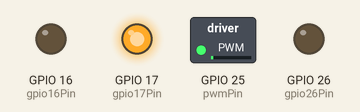
This sketch was run on a simulated ESP32. Shown: switched loads named in the sketch (green lamp = pin HIGH), output pins drawn as LEDs (lit = HIGH).

Above: at 0.1 s.
At 1.3 s:
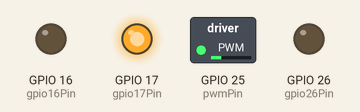
At 2.6 s:
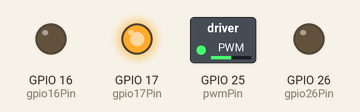
Timing chart, 0 to 4.1 s (numbered marks = the images above):
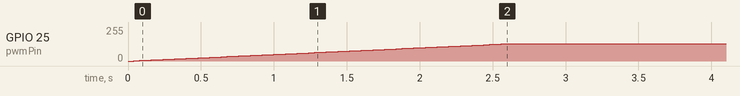

The sketch:

DC_motor_driver.ino
```cpp
#include <Arduino.h>
const int pwmPin = 25;        // GPIO25 for PWM
const int gpio17Pin = 17;     // GPIO17
const int gpio26Pin = 26;     // GPIO26
const int gpio16Pin = 16;     // GPIO16

const int pwmChannel = 0;     // LEDC PWM channel
const int pwmFrequency = 1000; // PWM frequency in Hz
const int pwmResolution = 8;  // 8-bit resolution (0-255)

// Slow start parameters
const int slowStartTime = 2000; // Total ramp-up time in milliseconds
const int maxDutyCycle = 128;   // 50% duty cycle (0-255 range)

// Function declaration for slowStart
void slowStart(int targetDutyCycle, int duration);

void setup() {
  // Set GPIO17, GPIO26, and GPIO16 as outputs
  pinMode(gpio17Pin, OUTPUT);
  pinMode(gpio26Pin, OUTPUT);
  pinMode(gpio16Pin, OUTPUT);

  // Pull GPIO26 and GPIO16 LOW to prevent a short
  digitalWrite(gpio26Pin, LOW);
  digitalWrite(gpio16Pin, LOW);

  // Pull GPIO17 HIGH
  digitalWrite(gpio17Pin, HIGH);

  // Configure PWM on GPIO25
  ledcSetup(pwmChannel, pwmFrequency, pwmResolution);
  ledcAttachPin(pwmPin, pwmChannel);

  // Initialize PWM with 0% duty cycle
  ledcWrite(pwmChannel, 0);

  // Perform slow start
  slowStart(maxDutyCycle, slowStartTime);
}

void loop() {
  // Nothing needed in the loop
}

// Function definition for slowStart
void slowStart(int targetDutyCycle, int duration) {
  int steps = 50; // Number of steps for the ramp-up
  int stepDelay = duration / steps; // Delay between each step
  int dutyIncrement = targetDutyCycle / steps; // Increment per step

  for (int duty = 0; duty <= targetDutyCycle; duty += dutyIncrement) {
    ledcWrite(pwmChannel, duty);
    delay(stepDelay);
  }

  // Ensure the final duty cycle is exactly the target value
  ledcWrite(pwmChannel, targetDutyCycle);
}
```
